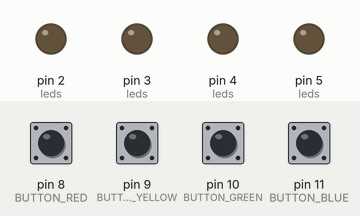
Simulated run of this sketch. Board: Arduino Uno, built with avr-gcc and run on an emulated ATmega328P. On the bench: output pins drawn as LEDs (lit = HIGH). The test bench sets the inputs (shaded band); at power-on: pin 8 (BUTTON_RED), pin 9 (BUTTON_YELLOW), pin 10 (BUTTON_GREEN), pin 11 (BUTTON_BLUE) HIGH. Random numbers use the default seed unless the sketch sets one.

Above: at 2.9 s.
3.0 s: pin 9 (BUTTON_YELLOW) pulled LOW for 0.15 s
At 3.7 s:
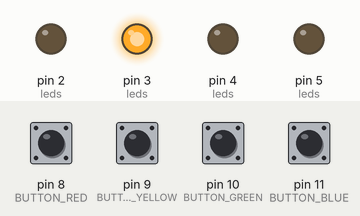
At 5.3 s:
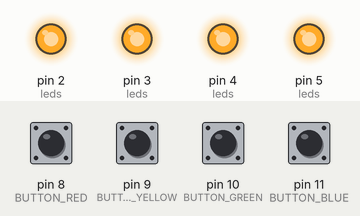
Timing chart, 0 to 6.8 s (numbered marks = the images above; inputs shaded):
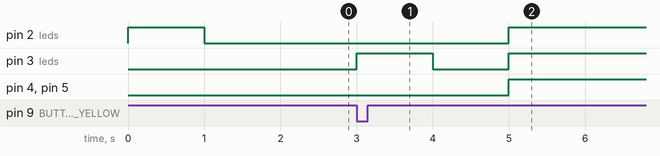

Measured:
- after the input at 3.0 s, pin 2 (leds), pin 4 (leds), pin 5 (leds): LOW → HIGH after 2.0 s; pin 3 (leds): LOW → HIGH at once, → LOW 1.0 s later, → HIGH 1.0 s later

The sketch:

genius_game.ino
```cpp
// C++ code
//

// LEDs ports
#define LED_RED			2
#define LED_YELLOW		3
#define LED_GREEN		4
#define LED_BLUE		5

// Buttons ports
#define BUTTON_RED		8
#define BUTTON_YELLOW	9
#define BUTTON_GREEN	10
#define BUTTON_BLUE		11

// Other constants
#define NUM_LEDS		4		// Number of LEDs in the game
#define NUM_ROUNDS		4		// Number of rounds in the game
#define TIMESPAN		1000	// Duration of an LED blink
#define UNDEFINED		-1		// Undefined variable for the player's answer

// States in the game
enum States {
  READY_TO_NEXT_ROUND,
  PLAYER_ANSWERING,
  GAME_COMPLETED_SUCCESS,
  GAME_COMPLETED_FAIL
};

int leds[NUM_LEDS] = {LED_RED, LED_YELLOW, LED_GREEN, LED_BLUE};
int buttons[NUM_LEDS] = {BUTTON_RED, BUTTON_YELLOW, BUTTON_GREEN, BUTTON_BLUE};
int ledsSequence[NUM_ROUNDS];
int roundNum = 0;
int ledsAnswered = 0;

// Starts a random game and sets the sequence of LEDs
void startGame() {
  int gameNum = analogRead(0);
  randomSeed(gameNum);
  for (int i = 0; i < NUM_ROUNDS; i++) {
    ledsSequence[i] = drawColor();
  }
}

// Returns a random LED color
int drawColor() {
  return random(LED_RED, LED_BLUE + 1);
}

// Initialize all the LEDs and buttons
void initializeLedsAndButtons() {
  for (int i = 0; i < NUM_LEDS; i++) {
    pinMode(leds[i], OUTPUT);
    pinMode(buttons[i], INPUT_PULLUP);
  }
}

// Blink the selected LED and return its port number
int blinkLed(int led) {
  digitalWrite(led, HIGH);
  delay(TIMESPAN);
  digitalWrite(led, LOW);
  delay(TIMESPAN);
  return led;
}

// Blink all LEDs in the game one by one
void blinkAllLedsOneByOne() {
  for (int i = 0; i < NUM_LEDS; i++) {
    blinkLed(leds[i]);
  }
}

// Light up all LEDs in the game at the same time
void blinkAllLedsAtSameTime() {
  for (int i = 0; i < NUM_LEDS; i++) {
    digitalWrite(leds[i], HIGH);
  }
}

// Check the player answer read on the clicked button
int checkPlayerAnswer() {
  if (digitalRead(BUTTON_RED) == LOW) {
    return blinkLed(LED_RED);
  } else if (digitalRead(BUTTON_YELLOW) == LOW) {
    return blinkLed(LED_YELLOW);
  } else if (digitalRead(BUTTON_GREEN) == LOW) {
    return blinkLed(LED_GREEN);
  } else if (digitalRead(BUTTON_BLUE) == LOW) {
    return blinkLed(LED_BLUE);
  } else {
  	return UNDEFINED;
  }
}

// Blink all LEDs in the round
void blinkRoundLeds() {
  for (int i = 0; i < roundNum; i++) {
    blinkLed(ledsSequence[i]);
  }
}

// Returns the current state of the game
int currentState() {
  if (roundNum <= NUM_ROUNDS) {
    if (ledsAnswered == roundNum) {
      return READY_TO_NEXT_ROUND;
    } else {
      return PLAYER_ANSWERING;
    }
  } else if (roundNum == NUM_ROUNDS + 1) {
    return GAME_COMPLETED_SUCCESS;
  } else {
    return GAME_COMPLETED_FAIL;
  }
}

// Prepare a new round of the game
void prepareNewRound() {
  roundNum++;
  ledsAnswered = 0;
  if (roundNum <= NUM_ROUNDS) {
    blinkRoundLeds();
  }
}

void processPlayerAnswer() {
  int answer = checkPlayerAnswer();

  if (answer == UNDEFINED) {
    return;
  }

  if (answer == ledsSequence[ledsAnswered]) {
    ledsAnswered++;
  } else {
    roundNum = NUM_ROUNDS + 2;
  }
}

void gameCompletedSuccess() {
  blinkAllLedsOneByOne();
  return;
}

void gameCompletedFail() {
  blinkAllLedsAtSameTime();
  return;
}

void setup() {
  Serial.begin(9600);
  initializeLedsAndButtons();
  startGame();
}

void loop() {
  switch (currentState()){
    case READY_TO_NEXT_ROUND:
      prepareNewRound();
      break;
  	case PLAYER_ANSWERING:
      processPlayerAnswer();
      break;
  	case GAME_COMPLETED_SUCCESS:
      gameCompletedSuccess();
      break;
  	case GAME_COMPLETED_FAIL:
      gameCompletedFail();
      break;
  }
}
```
